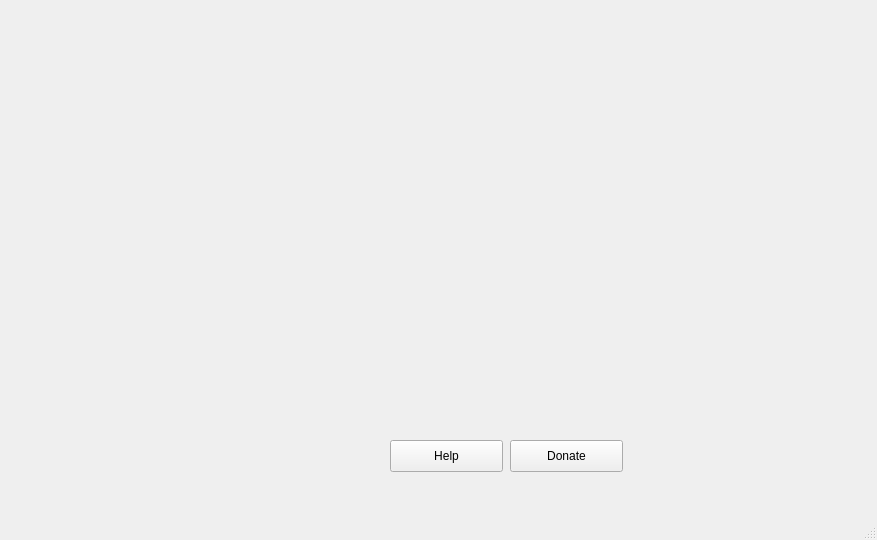
<?xml version="1.0" encoding="UTF-8"?>
<ui version="4.0">
 <class>MainWindow</class>
 <widget class="QMainWindow" name="MainWindow">
  <property name="geometry">
   <rect>
    <x>0</x>
    <y>0</y>
    <width>877</width>
    <height>540</height>
   </rect>
  </property>
  <property name="windowTitle">
   <string>MathBoard</string>
  </property>
  <widget class="QWidget" name="centralWidget">
   <widget class="QConsoleWidget" name="widget" native="true">
    <property name="geometry">
     <rect>
      <x>20</x>
      <y>20</y>
      <width>361</width>
      <height>471</height>
     </rect>
    </property>
   </widget>
   <widget class="QPushButton" name="pushButton">
    <property name="geometry">
     <rect>
      <x>390</x>
      <y>440</y>
      <width>113</width>
      <height>32</height>
     </rect>
    </property>
    <property name="text">
     <string>Help</string>
    </property>
   </widget>
   <widget class="QPushButton" name="pushButton_2">
    <property name="geometry">
     <rect>
      <x>510</x>
      <y>440</y>
      <width>113</width>
      <height>32</height>
     </rect>
    </property>
    <property name="text">
     <string>Donate</string>
    </property>
   </widget>
   <widget class="QPaintZone" name="widget_2" native="true">
    <property name="geometry">
     <rect>
      <x>390</x>
      <y>20</y>
      <width>471</width>
      <height>421</height>
     </rect>
    </property>
   </widget>
  </widget>
  <widget class="QMenuBar" name="menuBar">
   <property name="geometry">
    <rect>
     <x>0</x>
     <y>0</y>
     <width>877</width>
     <height>22</height>
    </rect>
   </property>
  </widget>
  <widget class="QStatusBar" name="statusBar"/>
 </widget>
 <layoutdefault spacing="6" margin="11"/>
 <customwidgets>
  <customwidget>
   <class>QConsoleWidget</class>
   <extends>QWidget</extends>
   <header>qconsolewidget.h</header>
   <container>1</container>
  </customwidget>
  <customwidget>
   <class>QPaintZone</class>
   <extends>QWidget</extends>
   <header>qpaintzone.h</header>
   <container>1</container>
  </customwidget>
 </customwidgets>
 <resources/>
 <connections/>
</ui>
